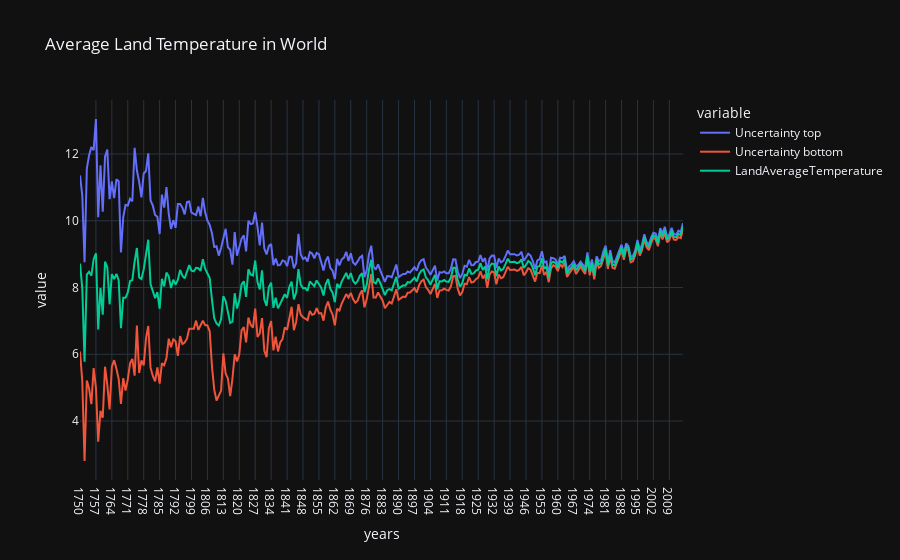

Notebook source saved alongside this figure:
### Code cell
import plotly.express as px
fig=px.line(data,x="years",y=["Uncertainty top","Uncertainty bottom","LandAverageTemperature"],title="Average Land Temperature in World",template="plotly_dark")
fig.show()

### Figure 1 — Plotly figure (JSON) as saved in the notebook; plotly's stock layout.template omitted (floating-point values rounded to 4 significant figures; data arrays with more than 128 entries replaced by an {"elided": "..."} marker saying what was removed)
{"data": [{"hovertemplate": "variable=Uncertainty top<br>years=%{x}<br>value=%{y}<extra></extra>", "legendgroup": "Uncertainty top", "line": {"color": "#636efa", "dash": "solid"}, "mode": "lines", "name": "Uncertainty top", "orientation": "v", "showlegend": true, "type": "scatter", "x": {"elided": "266 str values"}, "xaxis": "x", "y": {"elided": "266 float values"}, "yaxis": "y"}, {"hovertemplate": "variable=Uncertainty bottom<br>years=%{x}<br>value=%{y}<extra></extra>", "legendgroup": "Uncertainty bottom", "line": {"color": "#EF553B", "dash": "solid"}, "mode": "lines", "name": "Uncertainty bottom", "orientation": "v", "showlegend": true, "type": "scatter", "x": {"elided": "266 str values"}, "xaxis": "x", "y": {"elided": "266 float values"}, "yaxis": "y"}, {"hovertemplate": "variable=LandAverageTemperature<br>years=%{x}<br>value=%{y}<extra></extra>", "legendgroup": "LandAverageTemperature", "line": {"color": "#00cc96", "dash": "solid"}, "mode": "lines", "name": "LandAverageTemperature", "orientation": "v", "showlegend": true, "type": "scatter", "x": {"elided": "266 str values"}, "xaxis": "x", "y": {"elided": "266 float values"}, "yaxis": "y"}], "layout": {"legend": {"title": {"text": "variable"}, "tracegroupgap": 0}, "title": {"text": "Average Land Temperature in World"}, "xaxis": {"anchor": "y", "domain": [0, 1], "title": {"text": "years"}}, "yaxis": {"anchor": "x", "domain": [0, 1], "title": {"text": "value"}}}}
